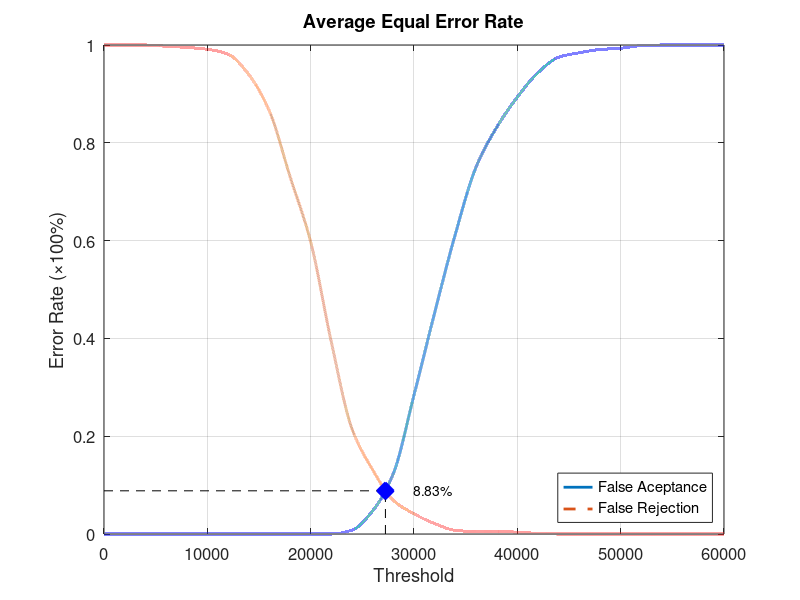
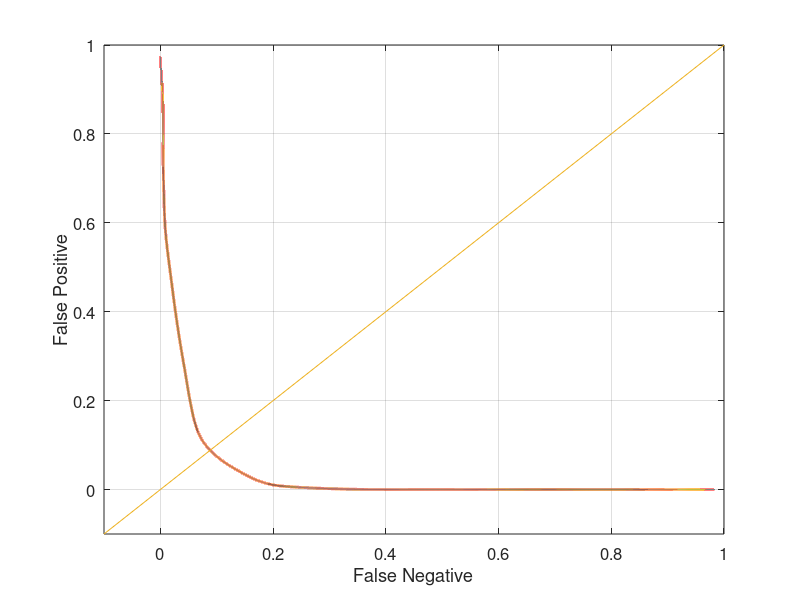

MATLAB code to generate these figures, in order:
function yEER = Experiment5Average
close all;
clear;
clc;
x = 0:2000:60000;
xq = 0:0.5:60000;

y0 = [0 0 0 0 0 0 0 0 0 0 0 0 0.00789474 0.0473684 0.123684 0.284211 0.452632 0.613158 0.75 0.831579 0.893421 0.943421 0.975 0.984211 0.990789 0.993421 0.998684 1 1 1 1];
yy0 = interp1(x, y0, xq, 'pchip');
y1 = [1 1 1 0.9975 0.995 0.99125 0.98125 0.94 0.865 0.73125 0.5975 0.3925 0.215 0.13125 0.06875 0.04125 0.02125 0.0075 0.005 0.005 0.00375 0.00125 0 0 0 0 0 0 0 0 0];
yy1 = interp1(x, y1, xq, 'pchip');

% Calculating EER: 
y2 = abs(y0 - y1);
find(y2 == min(y2))
yy2 = abs(yy0 - yy1);
xEER = find(yy2 == min(yy2));
xEERIndex = xq(xEER) % X-axis EER
yEER = yy0(xEER) % Y-axis EER

main = figure
plot(xq, yy0,'-','LineWidth', 2);	hold on
plot(xq, yy1,'--','LineWidth', 2);	hold on
plot([xEERIndex xEERIndex], [0 yEER], 'k--');	hold on
plot([0 xEERIndex], [yEER yEER], 'k--');	hold on
plot(xEERIndex, yEER, 'bx', 'LineWidth', 10);	hold on
text(xEERIndex + 10 * xEERIndex / 100, yEER, [num2str(round((10000 * yEER)) / 100) '%'])
legend('False Aceptance', 'False Rejection', 'Location', 'SouthEast')
xlabel('Threshold')
ylabel('Error Rate (\times100%)')
title('Average Equal Error Rate')
set(gca, 'FontSize', 12)
axis([0 60000 0 1])
grid on

print(main, 'Experiment5AverageMain', '-dpng');
FNRxFPR = figure('Color', [1 1 1]);
plot(yy1, yy0, '-', yy1, yy0, 'LineWidth', 2);
hold on
y = -0.1:0.1:1
plot(y, y); 
set(gca, 'FontSize', 12)
xlabel('False Negative')
ylabel('False Positive')
axis([-0.1 1 -0.1 1])
set(gca, 'FontSize', 12)
grid on

print(FNRxFPR, 'Experiment5AverageFNRxFPR','-dpng');
end
